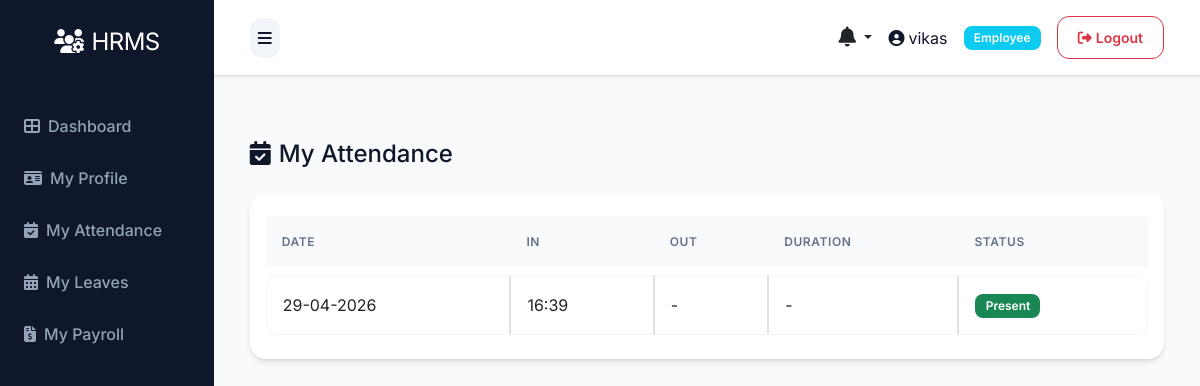
The page /employee/my-attendance (signed in) on the database as committed earlier.
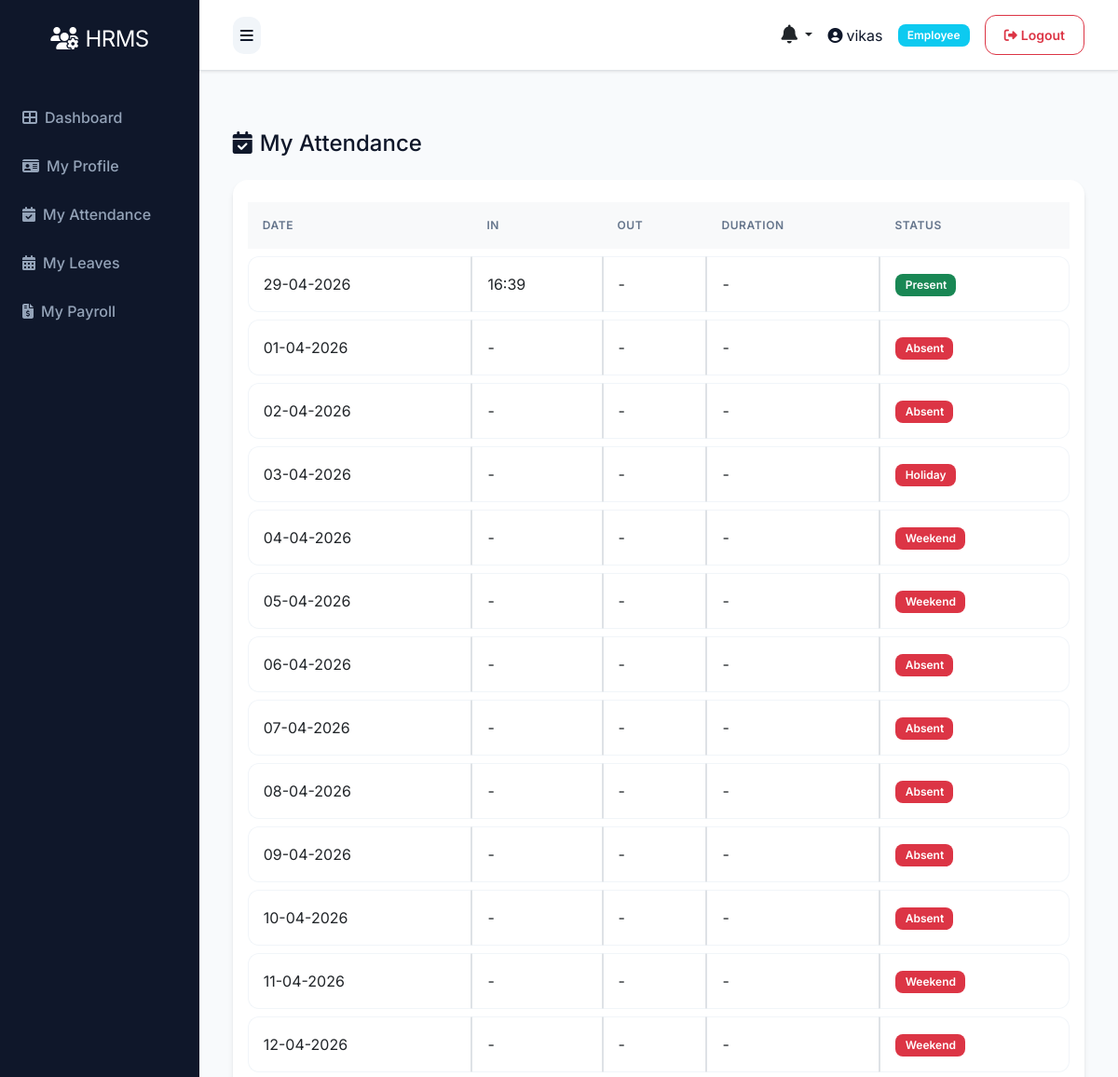
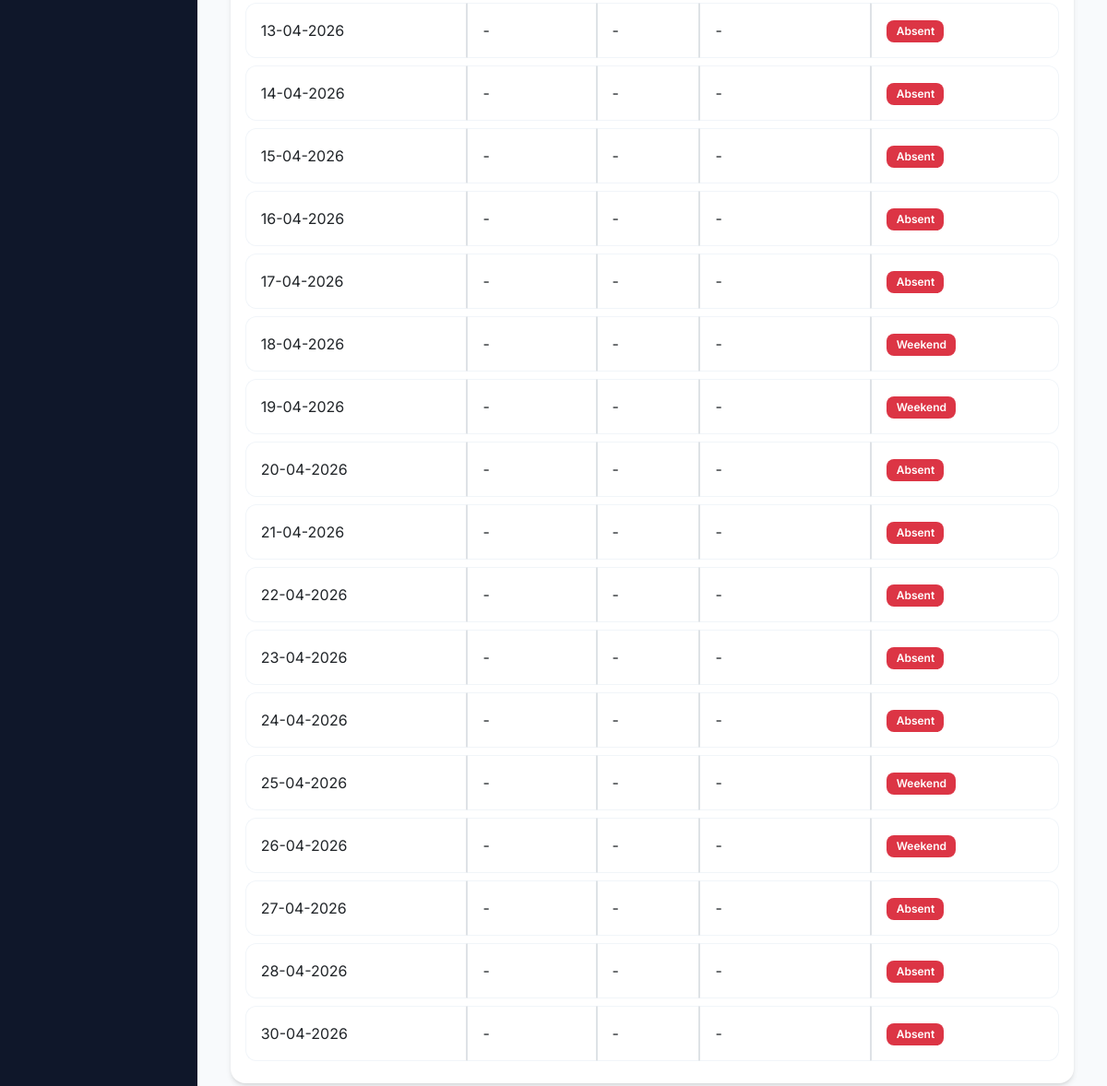
The same page on the database as committed later (2 pictures, top to bottom).
### models.py (models this page shows)
class Attendance(db.Model):
    __tablename__ = 'attendances'
    id = db.Column(db.Integer, primary_key=True)
    employee_id = db.Column(db.Integer, db.ForeignKey('employees.id'), nullable=False)
    date = db.Column(db.Date, nullable=False)
    time_in = db.Column(db.Time)
    time_out = db.Column(db.Time)
    status = db.Column(db.String(20))  # present, absent, holiday, weekend
    description = db.Column(db.Text)  # For holiday name or other notes
    created_at = db.Column(db.DateTime, default=datetime.utcnow)
    updated_at = db.Column(db.DateTime, default=datetime.utcnow, onupdate=datetime.utcnow)

### routes/employee.py (the view)
@bp.route('/my-attendance', methods=['GET'])
@login_required
def my_attendance():
    if current_user.role.name != 'employee':
        flash('Only employees can view this page.', 'danger')
        return redirect(url_for('auth.login'))
    employee = _get_logged_in_employee()
    records = []
    if employee:
        records = employee.attendances[-30:] if employee.attendances else []
    return render_template('employee/my_attendance.html', records=records)

### app.py (called while the page is built)
@app.context_processor
def inject_now():
    return {'datetime': datetime}

@login_manager.user_loader
def load_user(user_id):
    try:
        return db.session.get(User, int(user_id))
    except Exception as e:
        app.logger.error(f'Error loading user {user_id}: {str(e)}')
        return None

@app.context_processor
def inject_user():
    pending_leaves = 0
    unread_notifications_count = 0
    recent_notifications = []
    try:
        if current_user.is_authenticated:
            if getattr(current_user, 'role', None) and current_user.role.name in ['superadmin', 'hr']:
                from models import Leave
                pending_leaves = Leave.query.filter_by(status='pending').count()
            unread_notifications_count = Notification.query.filter_by(user_id=current_user.id, is_read=False).count()
            recent_notifications = Notification.query.filter_by(user_id=current_user.id).order_by(Notification.created_at.desc()).limit(5).all()
    except Exception:
        pass
    return dict(current_user=current_user, pending_leaves=pending_leaves, unread_notifications_count=unread_notifications_count, recent_notifications=recent_notifications)

### templates/employee/my_attendance.html
{% extends 'base.html' %}
{% block content %}
<div class="container mt-4">
  <h4 class="mb-4"><i class="fas fa-calendar-check me-2"></i>My Attendance</h4>
  <div class="card">
    <div class="card-body">
      {% if records %}
      <div class="table-responsive">
        <table class="table table-bordered table-hover table-sm mb-0">
          <thead class="table-light">
            <tr>
              <th>Date</th>
              <th>In</th>
              <th>Out</th>
              <th>Duration</th>
              <th>Status</th>
            </tr>
          </thead>
          <tbody>
            {% for a in records %}
            <tr>
              <td>{{ a.date.strftime('%d-%m-%Y') }}</td>
              <td>{{ a.time_in.strftime('%H:%M') if a.time_in else '-' }}</td>
              <td>{{ a.time_out.strftime('%H:%M') if a.time_out else '-' }}</td>
              <td>
                {% if a.time_in and a.time_out %}
                  {% set duration = (a.time_out.hour * 60 + a.time_out.minute) - (a.time_in.hour * 60 + a.time_in.minute) %}
                  {% if duration >= 0 %}{{ (duration // 60) }}h {{ (duration % 60) }}m{% else %}-{% endif %}
                {% else %}-{% endif %}
              </td>
              <td><span class="badge bg-{{ 'success' if a.status=='present' else 'danger' }}">{{ a.status|title }}</span></td>
            </tr>
            {% endfor %}
          </tbody>
        </table>
      </div>
      {% else %}
      <div class="alert alert-info text-center">No attendance records found.</div>
      {% endif %}
    </div>
  </div>
</div>
{% endblock %}

Rows that differ between the two databases and show on the page:
added Attendance: date "01-04-2026", time_in "-", time_out "-", status "Absent"
added Attendance: date "02-04-2026", time_in "-", time_out "-", status "Absent"
added Attendance: date "03-04-2026", time_in "-", time_out "-", status "Holiday"
added Attendance: date "04-04-2026", time_in "-", time_out "-", status "Weekend"
added Attendance: date "05-04-2026", time_in "-", time_out "-", status "Weekend"
added Attendance: date "06-04-2026", time_in "-", time_out "-", status "Absent"
added Attendance: date "07-04-2026", time_in "-", time_out "-", status "Absent"
added Attendance: date "08-04-2026", time_in "-", time_out "-", status "Absent"
added Attendance: date "09-04-2026", time_in "-", time_out "-", status "Absent"
added Attendance: date "10-04-2026", time_in "-", time_out "-", status "Absent"
added Attendance: date "11-04-2026", time_in "-", time_out "-", status "Weekend"
added Attendance: date "12-04-2026", time_in "-", time_out "-", status "Weekend"
added Attendance: date "13-04-2026", time_in "-", time_out "-", status "Absent"
added Attendance: date "14-04-2026", time_in "-", time_out "-", status "Absent"
added Attendance: date "15-04-2026", time_in "-", time_out "-", status "Absent"
added Attendance: date "16-04-2026", time_in "-", time_out "-", status "Absent"
added Attendance: date "17-04-2026", time_in "-", time_out "-", status "Absent"
added Attendance: date "18-04-2026", time_in "-", time_out "-", status "Weekend"
added Attendance: date "19-04-2026", time_in "-", time_out "-", status "Weekend"
added Attendance: date "20-04-2026", time_in "-", time_out "-", status "Absent"
added Attendance: date "21-04-2026", time_in "-", time_out "-", status "Absent"
added Attendance: date "22-04-2026", time_in "-", time_out "-", status "Absent"
added Attendance: date "23-04-2026", time_in "-", time_out "-", status "Absent"
added Attendance: date "24-04-2026", time_in "-", time_out "-", status "Absent"
added Attendance: date "25-04-2026", time_in "-", time_out "-", status "Weekend"
added Attendance: date "26-04-2026", time_in "-", time_out "-", status "Weekend"
added Attendance: date "27-04-2026", time_in "-", time_out "-", status "Absent"
added Attendance: date "28-04-2026", time_in "-", time_out "-", status "Absent"
added Attendance: date "30-04-2026", time_in "-", time_out "-", status "Absent"
